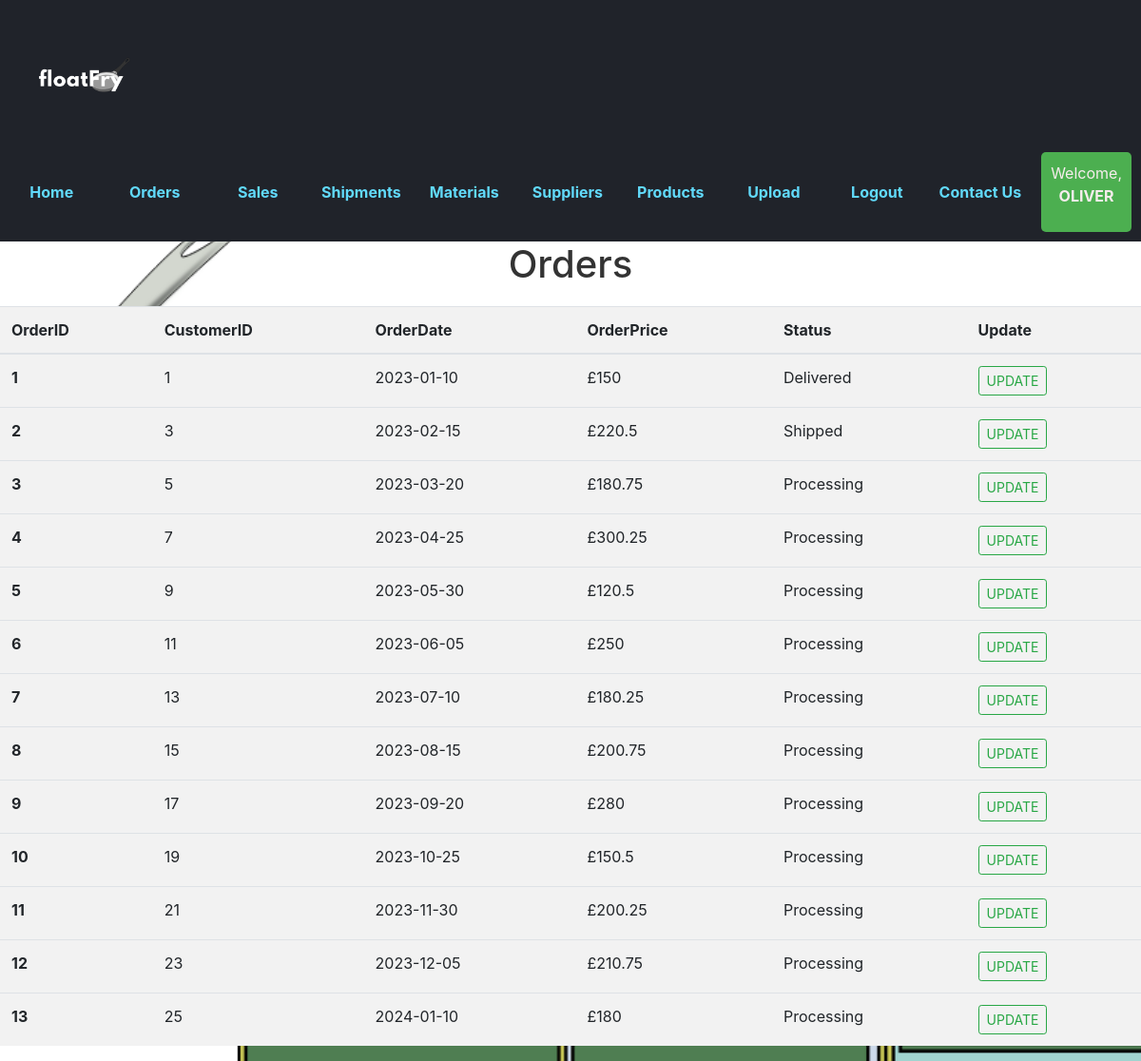
Page /Orders (signed in) on the earlier database version.
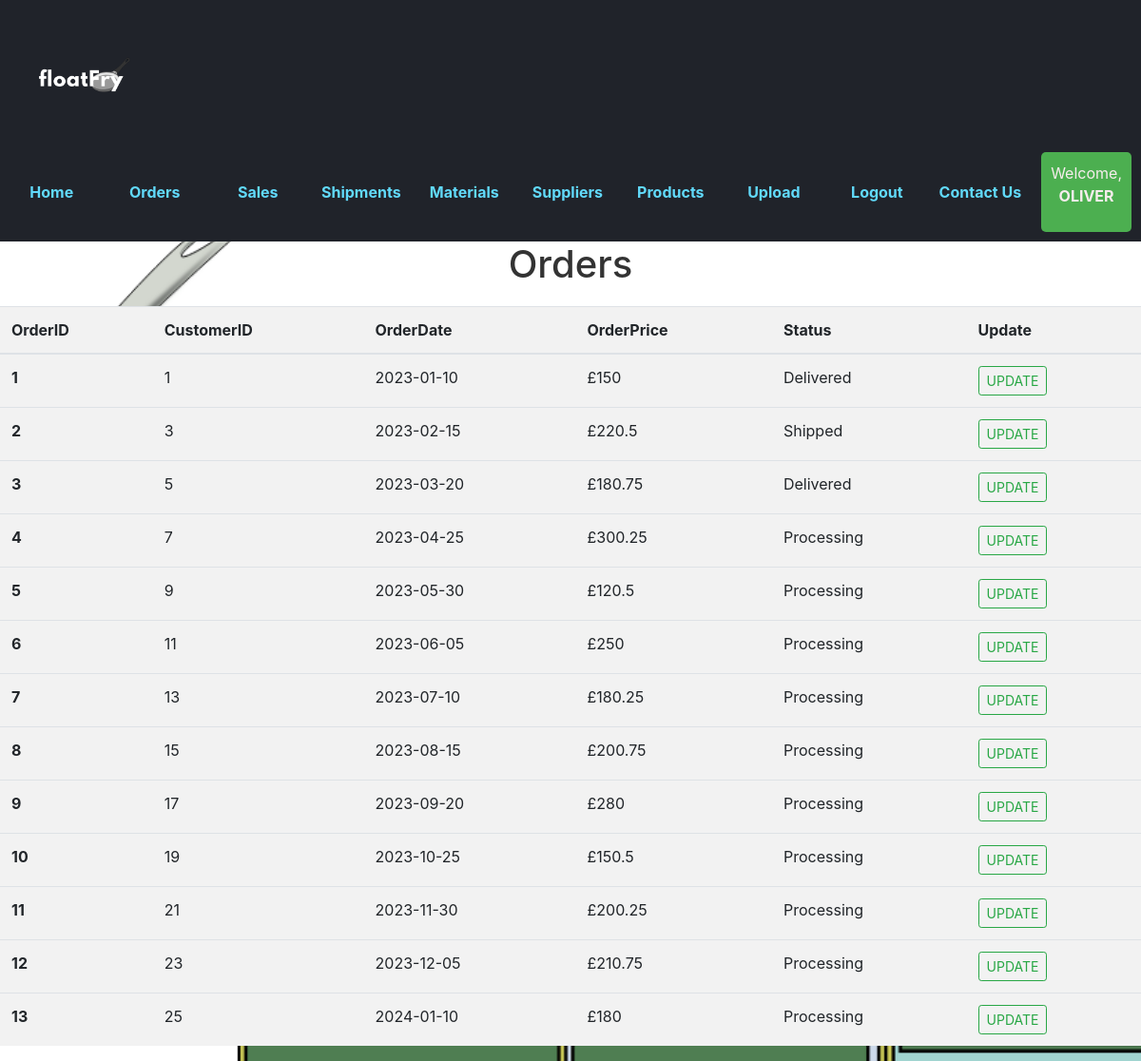
Same page on the later database version.
### tables this page shows
CREATE TABLE Accounts (
    AccountsID INTEGER PRIMARY KEY AUTOINCREMENT,
    Username VARCHAR(255),
    Admin BOOLEAN,
    RoleID INTEGER,
    Role VARCHAR(255),
    EmployeeID INTEGER, Password VARCHAR(100),
    FOREIGN KEY (RoleID) REFERENCES Roles(RoleID),
    FOREIGN KEY (EmployeeID) REFERENCES Employees(EmployeeID)
);

CREATE TABLE Orders (
    OrderID INT PRIMARY KEY,
    CustomerID INT,
    OrderedDate DATE,
    OrderPrice DECIMAL(10, 2),
    OrderStatus VARCHAR(255),
    FOREIGN KEY (CustomerID) REFERENCES Customers(CustomerID)
);

### Test.py (the view)
@app.route('/Orders')
def orders():
    user = get_current_user()
    db = get_db()
    if 'logged_in' in session and session['logged_in']:
        all_entries_cursor = db.execute('SELECT * FROM Orders')
        orders = all_entries_cursor.fetchall()
        return render_template('orders.html',  user = user, orders = orders)
    else:
        return redirect(url_for('login'))

### Test.py (called while the page is built)
def get_current_user():
    user = None
    if "user" in session:
        user = session['user']
        print(user)
        db = get_db()
        user_cursor = db.execute("select * from Accounts where Username = ?", [user])
        user = user_cursor. fetchone()
    return user

### users_database.py (called while the page is built)
def connect_database():
    db_filename = 'FloatFry.db'
    sql =sqlite3.connect(os.path.join('database/', "FloatFry.db"))
    sql.row_factory = sqlite3.Row
    return sql

def get_db():
    if not hasattr(g, 'FloatFry_db'):
        g.FloatFry_db = connect_database()
    return g.FloatFry_db

### templates/orders.html (shortened to what this page needs)
{%from 'links.html' import links %}
<!DOCTYPE html>
<html lang="en">
<head>
    <link rel="stylesheet" href="{{ url_for('static', filename='styles.css') }}">
    <link rel="stylesheet" href="https://maxcdn.bootstrapcdn.com/bootstrap/4.5.2/css/bootstrap.min.css">
</head>
<body>
    <header>
        <div class="logo">
            <img src="{{ url_for('static', filename='float_fry_logo.png') }}" alt="Float Fry Logo">
        </div>
        <nav>
            {{links(user)}}
        </nav>
    </header>
    <h1>Orders</h1>
    <table class="table">
        <thead>
          <tr>
            <th scope="col">OrderID</th>
            <th scope="col">CustomerID</th>
            <th scope="col">OrderDate</th>
            <th scope="col">OrderPrice</th>
            <th scope="col">Status</th>
            <th scope="col">Update</th>
          </tr>
        </thead>
        <tbody>
            {% if orders %}
                {% for ord in orders %}
                    <tr>
                        <th scope="row">{{ ord["OrderID"] }}</th>
                        <td>{{ ord["CustomerID"] }}</td>
                        <td>{{ ord["OrderedDate"] }}</td>
                        <td>£{{ ord["OrderPrice"] }}</td>
                        <td>{{ ord["OrderStatus"] }}</td>
                        <td><a class="btn btn-sm btn-outline-success" href="{{ url_for('update', ordid = ord['OrderID']) }}">UPDATE</a></td>
                    </tr>
                {% endfor %}
            {% endif %}
        </tbody>
      </table>
</body>
</html>

### templates/links.html (shortened to what this page needs)
{% macro links(user)%}
    <ul>
        {% if user %}
        <li><a href="{{ url_for('home') }}">Home</a></li>
        <li><a href="{{ url_for('orders') }}">Orders</a></li>
        <li><a href="{{ url_for('sales') }}">Sales</a></li>
        <li><a href="{{ url_for('shipments') }}">Shipments</a></li>
        <li><a href="{{ url_for('materials') }}">Materials</a></li>
        <li><a href="{{ url_for('suppliers') }}">Suppliers</a></li>
        <li><a href="{{ url_for('products') }}">Products</a></li>
        <li><a href="{{ url_for('upload_file') }}">Upload</a></li>
        <li><a href="{{ url_for('logout') }}">Logout</a></li>
        {% endif %}
        <li><a href="{{ url_for('contact') }}">Contact Us</a></li>
        <li>
            {% if user %}
                <div class="user-info">
                    <p>Welcome, <span>{{ user['username'] }}</span></p>
                </div>
            {% endif %}
        </li>
    </ul>
{%endmacro%}

### static/styles.css (style rules this page uses)
body { font-family: Arial, sans-serif; background-color: #f0f0f0; margin: 0; padding: 0; background: url('splash.png'); background-size: cover; opacity: 1; }
header { background-color: #20232a; color: #61dafb; padding: 10px; display: flex; justify-content: space-between; align-items: center; }
.logo img { width: 150px; }
nav ul { list-style-type: none; display: flex; gap: 20px; margin: 0; padding: 0; align-items: center; justify-content: space-between; }
nav ul li { flex: 1; text-align: center; }
nav ul li a { text-decoration: none; color: #61dafb; font-weight: bold; transition: color 0.2s; display: block; padding: 10px 0; }
.user-info { background-color: #f9f1f1; color: rgb(0, 0, 0); padding: 5px 10px; border-radius: 5px; }
h1 { text-align: center; margin-top: 50px; font-size: 36px; color: #333; }
.table { width: 100%; border-collapse: collapse; margin-top: 20px; color: rgb(247, 237, 237); background-color: #f2f2f2; }
.user-info { background-color: #4CAF50; color: white; padding: 10px; border-radius: 5px; }
.user-info span { font-weight: bold; }
p { font-size: 16px; color: rgb(247, 237, 237); }

Differences in the rows shown:
changed Orders id 3: OrderStatus "Processing" → "Delivered"
